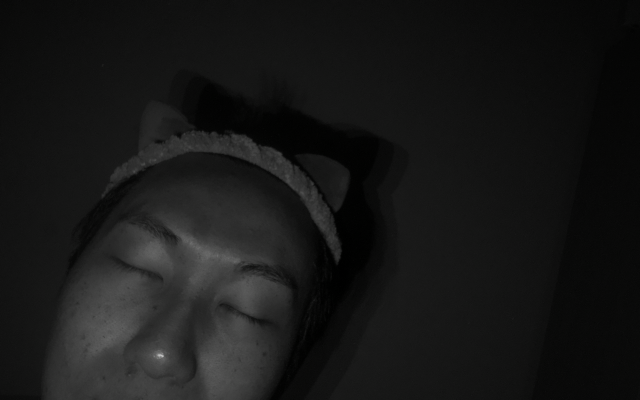
#> input picture captures/cam2_no_filter/2026-03-30/20260330_175823_736_cam2.png, 1280 x 800 px (shown at 1/2 size)
$ python -i porphyrin_analysis_multifolder_auto.py   (imports and definitions only)
#> lines starting #> are read from the running program, lines starting #| are printed output that depends on the picture; after the words box and inside, x2 and y2 are one past the last pixel; in counts of white or black regions, pixels touching at a corner belong together
from __future__ import annotations

"""
porphyrin_analysis_multifolder_auto.py

목표
- 경로 인자를 넘기지 않아도 고정된 저장 구조를 자동 스캔
- cam4_660nm 폴더 아래 날짜별 이미지를 기준으로 전체 분석
- 같은 capture_prefix의 cam2/cam3/cam4를 자동 매칭
- 결과를 sessions/analysis/<date>/<capture_prefix>/ 아래 저장
- 날짜별 summary.json도 저장
- 기존 함수명(analyze_session_dir / analyze_porphyrin_session / run_analysis_for_session) 유지
"""

import cv2
import numpy as np
import os
import json
from pathlib import Path
from typing import Dict, Any, Optional, Tuple, List


# =============================
# 기본 경로 설정
# =============================
DEFAULT_SESSIONS_ROOT = Path.home() / "Graduate_Project" / "captures" / "sessions"
DEFAULT_CAM4_ROOT = DEFAULT_SESSIONS_ROOT / "cam4_660nm"

CAM_FOLDER_MAP = {
    "cam2": "cam2_no_filter",
    "cam3": "cam3_405nm",
    "cam4": "cam4_660nm",
}

IMAGE_EXTS = [".png", ".jpg", ".jpeg"]


# -----------------------------
# 최신 이미지 찾기 (기존 유지)
# -----------------------------
# [17 lines left out: function get_latest_image, not called in this run]


def _ensure_analysis_dir(save_dir: Path) -> Path:
    save_dir.mkdir(parents=True, exist_ok=True)
    return save_dir


# [133 lines left out: functions _parse_capture_info_from_path, _find_capture_file, _resolve_capture_bundle_paths, _find_all_cam4_images, _save_date_summary, not called in this run]


# -----------------------------
# 포르피린 검출 (기존 함수명 유지)
# -----------------------------
def detect_porhyrin(
    image_path: str | Path,
    save_dir: Optional[str | Path] = None,
    show_result: bool = False,
) -> Dict[str, Any]:
#> called with show_result = False
    img = cv2.imread(str(image_path))
#> img is the input picture: shape (800, 1280, 3); mean B, G, R 23.1, 23.5, 23.2
    if img is None:
        raise RuntimeError(f"이미지 로드 실패: {image_path}")

    output = img.copy()

    gray = cv2.cvtColor(img, cv2.COLOR_BGR2GRAY)
    clahe = cv2.createCLAHE(clipLimit=2.0, tileGridSize=(8, 8))
    enhanced = clahe.apply(gray)
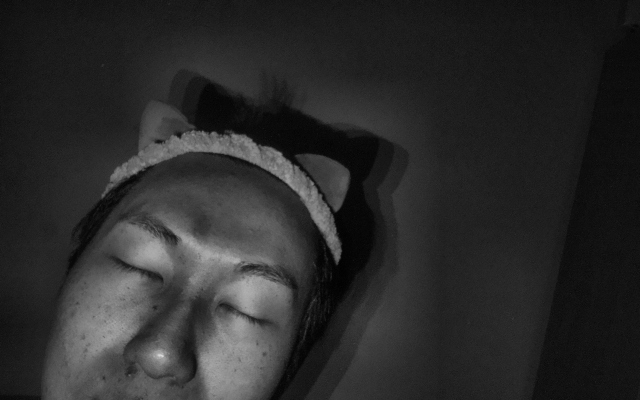
#> enhanced: shape (800, 1280) (shown at 1/2 size); min 1, max 223, mean 42.8
    blur = cv2.GaussianBlur(enhanced, (5, 5), 0)

    threshold_value = float(np.percentile(blur, 97))
#> threshold_value = 130
    _, thresh = cv2.threshold(blur, threshold_value, 255, cv2.THRESH_BINARY)
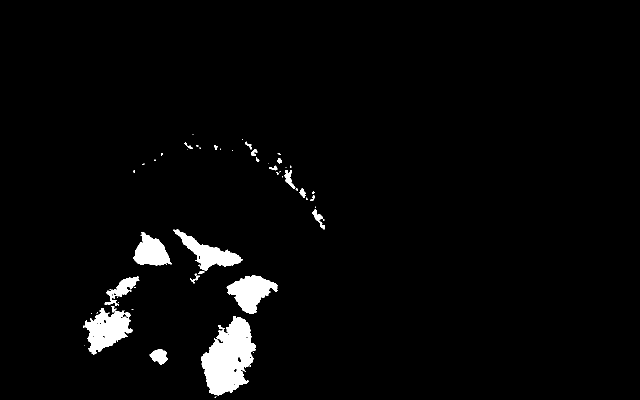
#> thresh: shape (800, 1280) (shown at 1/2 size); 3% white; 59 white regions (37 under 20 px), largest, box (x1, y1, x2, y2) and area: (402, 632, 512, 791) 10612, (166, 616, 266, 709) 4995, (453, 550, 556, 628) 4288

    kernel = np.ones((3, 3), np.uint8)
    thresh = cv2.morphologyEx(thresh, cv2.MORPH_OPEN, kernel)
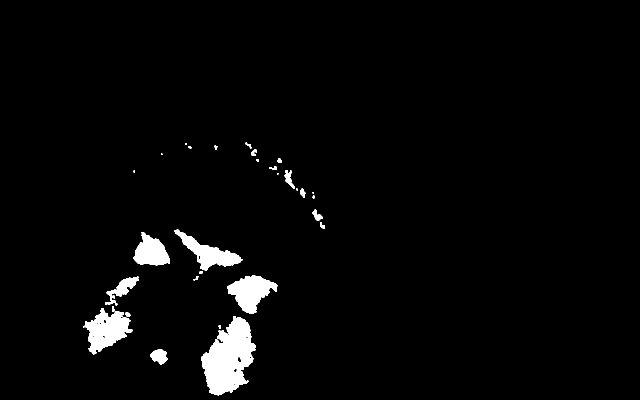
#> thresh: shape (800, 1280) (shown at 1/2 size); 2.9% white; 33 white regions (8 under 20 px)

    contours, _ = cv2.findContours(thresh, cv2.RETR_EXTERNAL, cv2.CHAIN_APPROX_SIMPLE)
#> contours = 33 contours, 13 with area under 20; largest, box (x1, y1, x2, y2) and area: (402, 632, 511, 791) 10376, (166, 616, 265, 709) 4709, (454, 551, 555, 628) 4122, (348, 459, 485, 541) 3554, (267, 464, 340, 531) 2956

    count = 0
    total_area = 0.0
    mask = np.zeros_like(gray)

    for cnt in contours:
        area = cv2.contourArea(cnt)
        if area < 10:
            continue

        (x, y), radius = cv2.minEnclosingCircle(cnt)
        if 3 < radius < 15:
            center = (int(x), int(y))
            cv2.circle(output, center, int(radius), (0, 0, 255), 2)
            cv2.drawContours(mask, [cnt], -1, 255, thickness=-1)
            count += 1
            total_area += float(area)
#> this loop made 33 passes
#> (area, x, y, radius, center, total_area) on passes 4, 5, 10, 12, 16, 19, 25, 27, 31, 33: (57.5, 255, 628.5, 5.59, (255, 628), 75), (20.5, 226.1, 620.5, 3.27, (226, 620), 95.5), (21, 393.5, 555.5, 4.3, (393, 555), 116.5), (20, 401.5, 544.5, 3.81, (401, 544), 136.5), (193, 636.1, 428.8, 12.1, (636, 428), 384), (107.5, 606, 385.5, 9.01, (606, 385), 491.5), (38, 548.5, 336.5, 5.15, (548, 336), 529.5), (54, 559, 320.5, 5.41, (559, 320), 583.5), (25.5, 431, 294.5, 4.03, (431, 294), 702), (43.5, 496.5, 290.5, 7.78, (496, 290), 745.5)
#> (area, x, y, radius, total_area) on passes 15, 29: (54.5, 644, 451, 7.21, 191), (73.5, 508, 305, 7.21, 657)
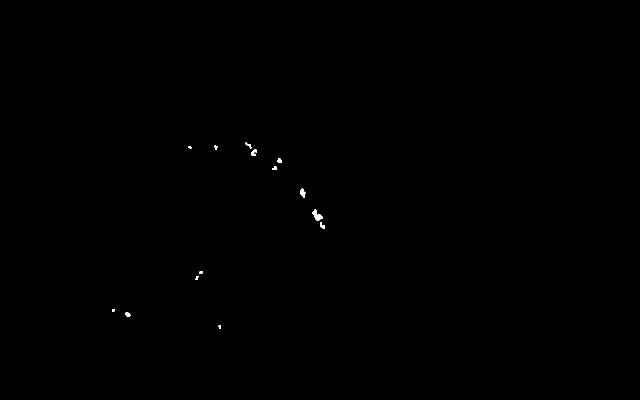
#> mask: shape (800, 1280) (shown at 1/2 size); 0.09% white; 14 white regions, largest, box (x1, y1, x2, y2) and area: (625, 419, 646, 441) 225, (600, 377, 611, 395) 128, (503, 299, 514, 312) 96
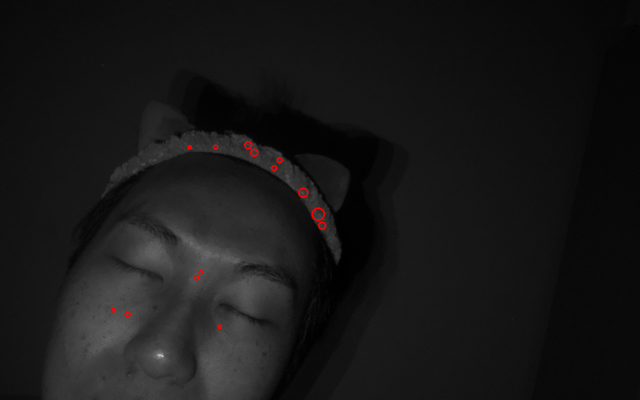
#> output: shape (800, 1280, 3) (shown at 1/2 size); 0.14% of pixels changed, all inside (x1, y1, x2, y2) = (222, 282, 653, 658)
#> after the loop, count = 14; total_area = 745.5

    if np.any(mask > 0):
        mean_intensity = float(np.mean(blur[mask > 0]))
#> mean_intensity = 134.7
    else:
        mean_intensity = 0.0

    save_dir = Path(save_dir) if save_dir is not None else Path(".")
    analysis_dir = _ensure_analysis_dir(save_dir)

    overlay_path = analysis_dir / "porphyrin_detect_result.jpg"
    compare_path = analysis_dir / "compare_result.jpg"
    mask_path = analysis_dir / "porphyrin_mask.png"
    report_path = analysis_dir / "report.json"

    cv2.imwrite(str(overlay_path), output)
    cv2.imwrite(str(mask_path), mask)

    h, w = img.shape[:2]
#> h = 800; w = 1280
    output_resized = cv2.resize(output, (w, h))
    combined = np.hstack((img, output_resized))
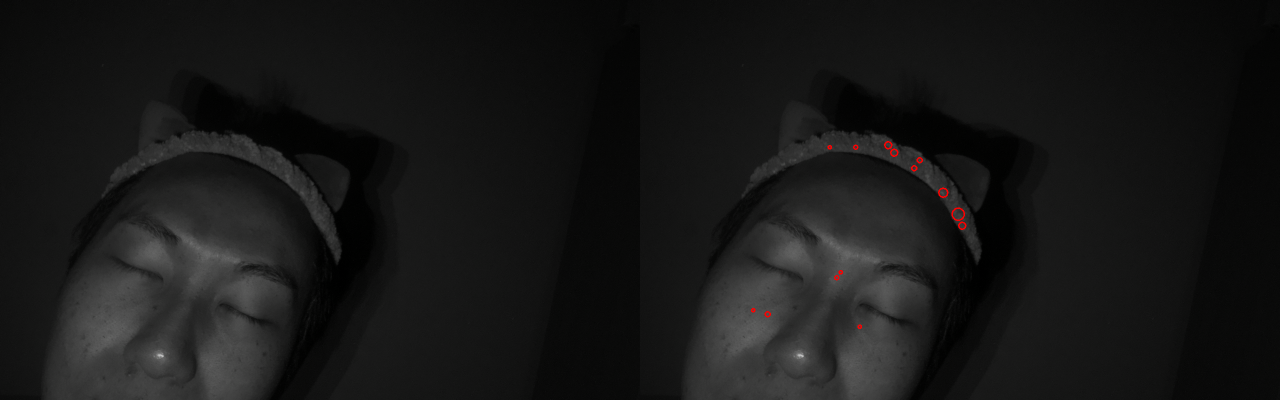
#> combined: shape (800, 2560, 3) (shown at 1/2 size); mean B, G, R 23.1, 23.4, 23.4

    cv2.putText(combined, "Original", (20, 40),
                cv2.FONT_HERSHEY_SIMPLEX, 1, (255, 255, 255), 2)
    cv2.putText(combined, "Detection", (w + 20, 40),
                cv2.FONT_HERSHEY_SIMPLEX, 1, (0, 0, 255), 2)
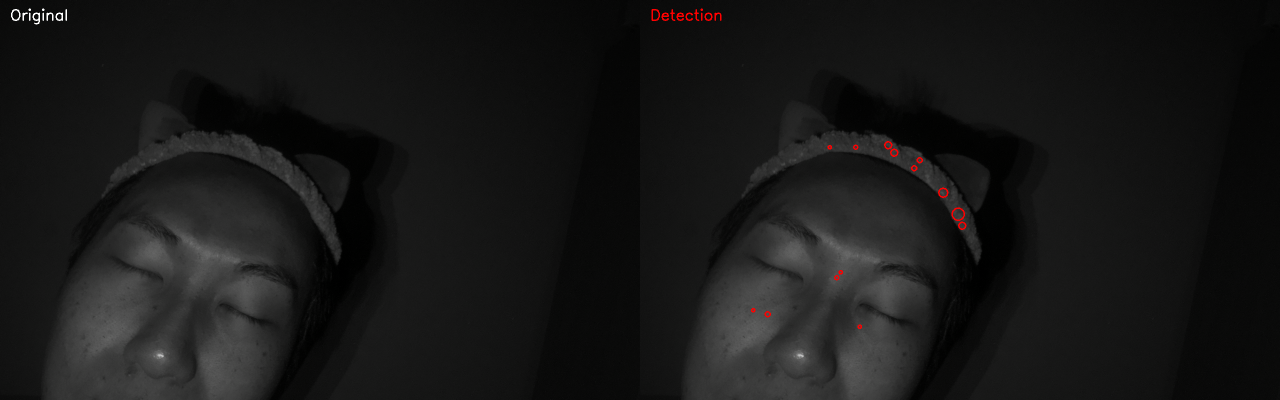
#> combined: shape (800, 2560, 3) (shown at 1/2 size); mean B, G, R 23.2, 23.5, 23.6

    cv2.imwrite(str(compare_path), combined)

    result = {
        "session_dir": str(analysis_dir),
        "source_image": str(image_path),
        "porphyrin_count": int(count),
        "porphyrin_area": float(total_area),
        "mean_intensity": float(mean_intensity),
        "threshold_value": threshold_value,
        "overlay_path": str(overlay_path),
        "mask_path": str(mask_path),
        "compare_path": str(compare_path),
        "report_path": str(report_path),
        "regional_distribution": {},
    }

    report_path.write_text(
        json.dumps(result, ensure_ascii=False, indent=2),
        encoding="utf-8",
    )

    print(f"[분석 완료] {image_path}")
    print(f"  - 검출 개수: {count}")
#|   - 검출 개수: 14
    print(f"  - 총 면적: {total_area}")
#|   - 총 면적: 745.5
    print(f"  - 평균 강도: {mean_intensity:.2f}")
#|   - 평균 강도: 134.69
    print(f"  - 저장 위치: {analysis_dir}")

    if show_result:
        cv2.imshow("Porphyrin Compare", combined)
        cv2.waitKey(500)
        cv2.destroyAllWindows()

    return result


# [34 lines left out: functions detect_porphyrin, analyze_session_dir, not called in this run]


def analyze_porphyrin_session(session_dir: Optional[str | Path] = None) -> Dict[str, Any]:
    return analyze_session_dir(session_dir)


# [55 lines left out: function run_analysis_for_session, not called in this run]


# -----------------------------
# 실행
# -----------------------------
# [11 lines not run here, left out]

>>> result = detect_porhyrin('../../captures/cam2_no_filter/2026-03-30/20260330_175823_736_cam2.png')
#> result = 11 items

$ run again, on captures/cam2_no_filter/2026-04-06/20260406_165927_163_cam2.png
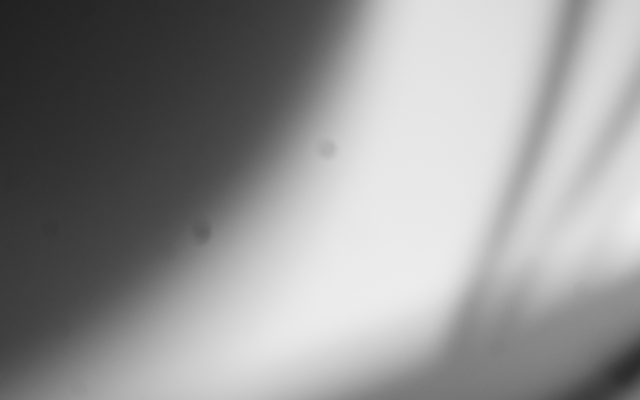
#> input picture captures/cam2_no_filter/2026-04-06/20260406_165927_163_cam2.png, 1280 x 800 px (shown at 1/2 size)
#> in detect_porhyrin, img is the input picture: shape (800, 1280, 3); mean B, G, R 147.3, 147.6, 147.5
#> threshold_value = 235
#> in detect_porhyrin, `thresh = cv2.morphologyEx(thresh, cv2.MORPH_OPEN, kernel)`:
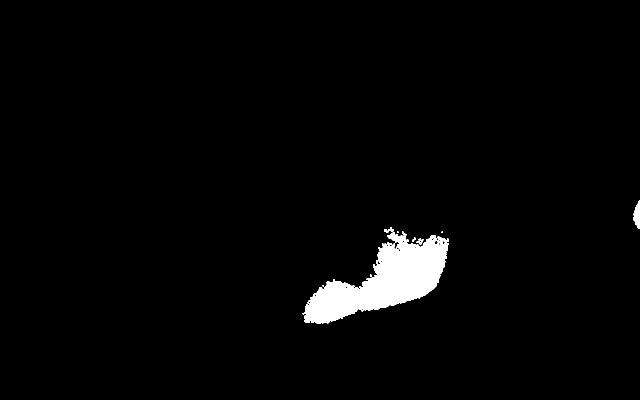
#> thresh: shape (800, 1280) (shown at 1/2 size); 2.5% white; 10 white regions (4 under 20 px)
#> contours = 10 contours, 4 with area under 20; largest, box (x1, y1, x2, y2) and area: (605, 463, 898, 648) 24046, (1267, 401, 1280, 458) 455, (768, 454, 788, 465) 72, (833, 477, 847, 489) 50, (824, 475, 832, 484) 26, (752, 520, 756, 528) 20
#> the loop in detect_porhyrin, `for cnt in contours:` made 10 passes
#> (area, x, y, radius, center, total_area) on passes 3, 4, 9: (20, 753.5, 523.5, 3.81, (753, 523), 20), (50.5, 839.5, 481.5, 7.38, (839, 481), 70.5), (72.5, 777.5, 460, 9.71, (777, 460), 169)
#> after the loop in detect_porhyrin, `for cnt in contours:`: count = 4; total_area = 169
#> mean_intensity = 236
#> in detect_porhyrin, `cv2.putText(combined, "Detection", (w + 20, 40), cv2.FONT_HERSHEY_SIMP..`:
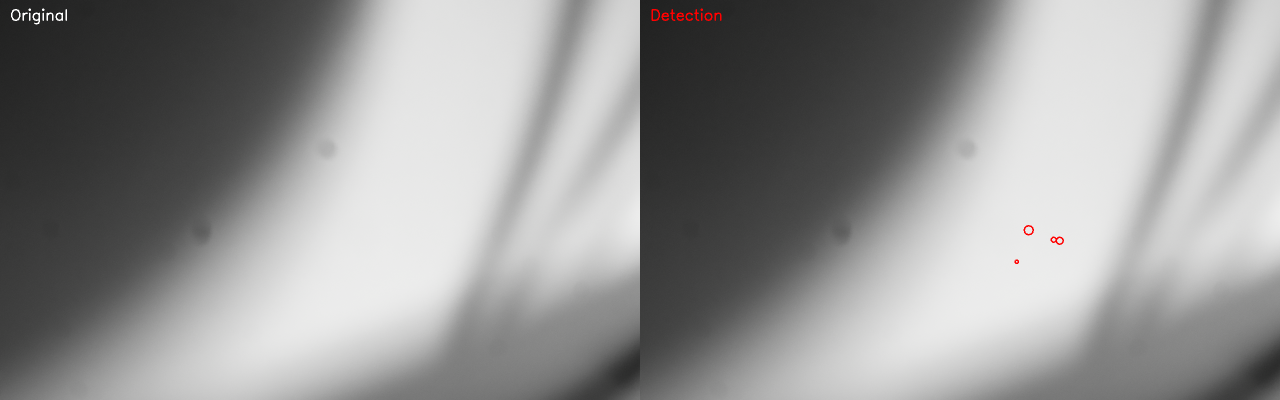
#> combined: shape (800, 2560, 3) (shown at 1/2 size); mean B, G, R 147.3, 147.7, 147.7
#|   - 검출 개수: 4
#|   - 총 면적: 169.0
#|   - 평균 강도: 236.00
#> result = 11 items
